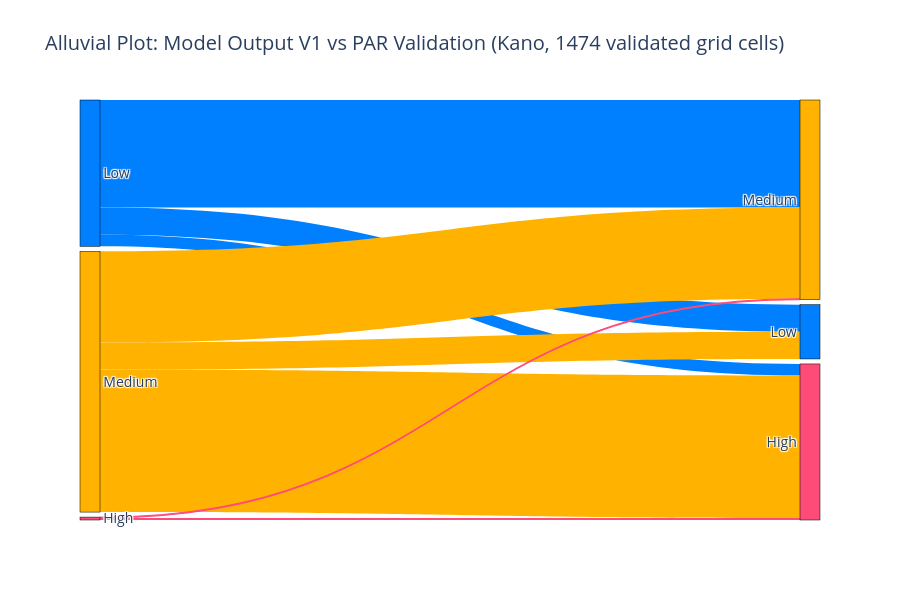

Here is the notebook cell this chart was saved with:
### Code cell
# Group by V1 model output and validation majority class
data_v1 = (
    alluvial_df.groupby(["model", "val_majority"])
    .size()
    .reset_index(name="Count")
)

# Sankey source/target
source_v1 = data_v1["model"].apply(lambda x: levels.index(x)).tolist()
target_v1 = data_v1["val_majority"].apply(lambda x: levels.index(x) + len(levels)).tolist()
counts_v1 = data_v1["Count"].tolist()

# Node colors
node_colors_v1 = color_list + color_list
link_colors_v1 = [node_colors_v1[src] for src in source_v1]

fig_v1 = go.Figure(go.Sankey(
    node=dict(
        pad=5,
        thickness=20,
        line=dict(color="black", width=0.5),
        label=2 * level_labels,
        color=node_colors_v1
    ),
    link=dict(
        source=source_v1,
        target=target_v1,
        value=counts_v1,
        color=link_colors_v1
    )
))

fig_v1.update_layout(
    title_text="Alluvial Plot: Model Output V1 vs PAR Validation (Kano, 1474 validated grid cells)",
    font_size=14,
    height=600,
)

fig_v1.show()

### Figure 1 — Plotly figure (JSON) as saved in the notebook; plotly's stock layout.template omitted (floating-point values rounded to 4 significant figures)
{"data": [{"link": {"color": ["#0080FF", "#0080FF", "#0080FF", "#FFB300", "#FFB300", "#FFB300", "#FF4B77", "#FF4B77"], "source": [0, 0, 0, 1, 1, 1, 2, 2], "target": [3, 4, 5, 3, 4, 5, 4, 5], "value": [28, 111, 12, 28, 94, 147, 1, 2]}, "node": {"color": ["#0080FF", "#FFB300", "#FF4B77", "#0080FF", "#FFB300", "#FF4B77"], "label": ["Low", "Medium", "High", "Low", "Medium", "High"], "line": {"color": "black", "width": 0.5}, "pad": 5, "thickness": 20}, "type": "sankey"}], "layout": {"font": {"size": 14}, "height": 600, "title": {"text": "Alluvial Plot: Model Output V1 vs PAR Validation (Kano, 1474 validated grid cells)"}}}
